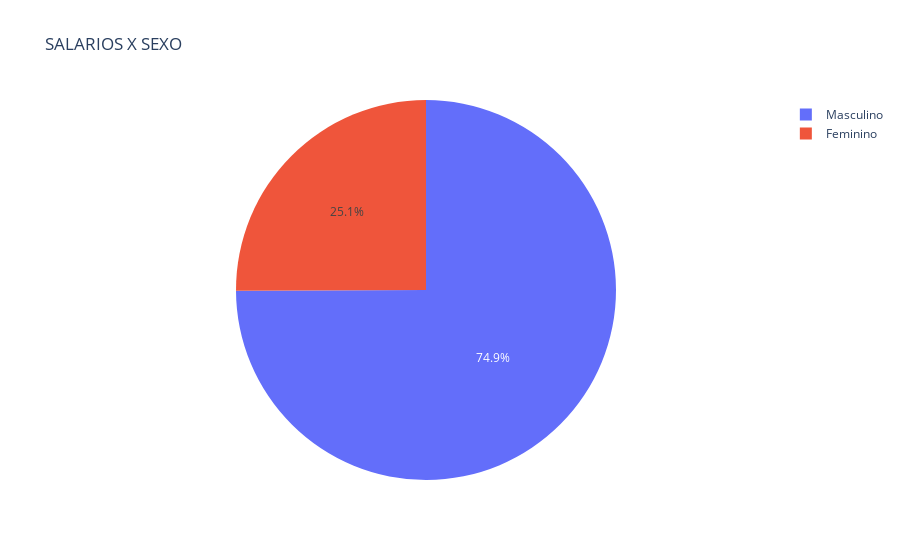

Notebook code cell kept with this figure:
### Code cell
listar_funcionarios = "SELECT * FROM funcionarios"
df = dados.read_sql(listar_funcionarios, conexao)  

analise1 = grafico.pie(df, values='SALARIO', names='SEXO', title = 'SALARIOS X SEXO')  
analise1.show()

### Figure 1 — Plotly figure (JSON) as saved in the notebook; plotly's stock layout.template omitted (floating-point values rounded to 4 significant figures)
{"data": [{"domain": {"x": [0, 1], "y": [0, 1]}, "hovertemplate": "SEXO=%{label}<br>SALARIO=%{value}<extra></extra>", "labels": ["Masculino", "Feminino", "Masculino", "Masculino", "Masculino", "Masculino", "Masculino", "Masculino", "Masculino", "Feminino"], "legendgroup": "", "name": "", "showlegend": true, "type": "pie", "values": [3520, 5600, 3520, 3120, 4800, 2500, 6500, 1850, 3500, 4200]}], "layout": {"autosize": true, "legend": {"tracegroupgap": 0}, "title": {"text": "SALARIOS X SEXO"}}}
